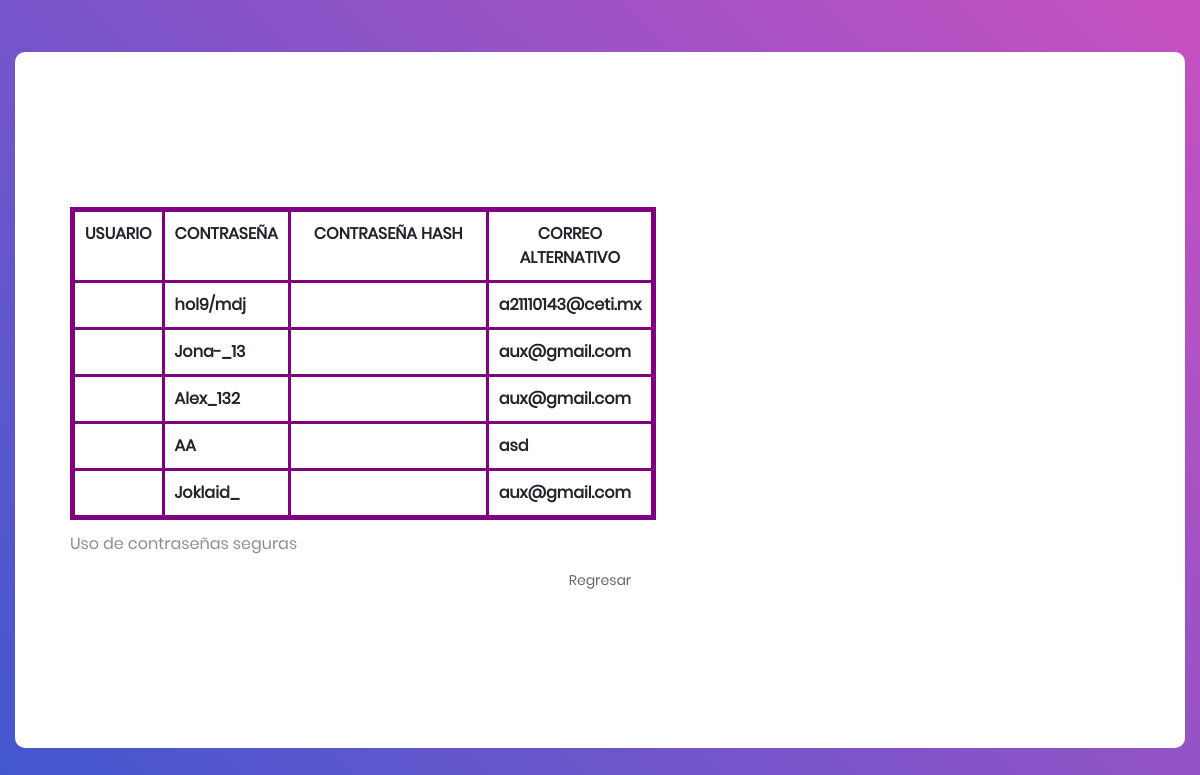
The page /Practica2/showTables.php on the database its author committed.
### tables this page shows
CREATE TABLE `usuario` (
  `id` int(11) NOT NULL,
  `name_` varchar(100) NOT NULL,
  `pass` varchar(8) NOT NULL,
  `hash` varchar(150) NOT NULL,
  `alterMail` varchar(250) NOT NULL,
  `first_name` varchar(50) NOT NULL,
  `lastName_F` varchar(150) NOT NULL,
  `lastName_M` varchar(150) DEFAULT NULL,
  `birth_date` date NOT NULL,
  `age` int(11) NOT NULL,
  `id_perfil` int(11) NOT NULL
);

### Practica2/showTables.php (the view, shortened to what this page needs)
<?php
    $con = conectar();
    $sql = "SELECT * FROM usuario";
    $query = mysqli_query($con, $sql);
?>
<!DOCTYPE html>
<html lang="en">
    <head>
        <link rel="stylesheet" type="text/css"
            href="vendor/bootstrap/css/bootstrap.min.css">
        <link rel="stylesheet" type="text/css"
            href="fonts/font-awesome-4.7.0/css/font-awesome.min.css">
        <link rel="stylesheet" type="text/css"
            href="vendor/animate/animate.css">
        <link rel="stylesheet" type="text/css"
            href="vendor/css-hamburgers/hamburgers.min.css">
        <link rel="stylesheet" type="text/css"
            href="vendor/select2/select2.min.css">
        <link rel="stylesheet" type="text/css" href="css/util.css">
        <link rel="stylesheet" type="text/css" href="css/main.css">
        <link rel="stylesheet" type="text/css" href="css/tablas.css">
    </head>
    <body>
        <div class="limiter">
            <div class="container-login100">
                <div class="wrap-login100" style="width:5100px; padding: 155px;">
                    <table>
                        <caption>
                            Uso de contraseñas seguras
                        </caption>
                        <thead>
                            <tr>
                                <th scope="col" style="text-align: center; text-transform: uppercase;">Usuario</th>
                                <th scope="col" style="text-align: center; text-transform: uppercase;">Contraseña</th>
                                <th scope="col" style="text-align: center; text-transform: uppercase;">Contraseña hash</th>
                                <th scope="col" style="text-align: center; text-transform: uppercase;">Correo Alternativo</th>
                            </tr>
                        </thead>
                        <tbody>
                            <?php while ($row = mysqli_fetch_array($query)) { ?>
                            <tr>
                                <th><?php echo $row['name'] ?></th>
                                <th><?php echo $row['pass'] ?></th>
                                <th><?php echo $row['hassh'] ?></th>
                                <th><?php echo $row['alterMail'] ?></th>
                            </tr>
                            <?php } ?>
                        </tbody>
                    </table>
                    <div style="width: 100%; text-align: center;">
                        <a href="index.html">Regresar</a>
                    </div>
                </div>
            </div>
        </div>
    </body>
</html>

### Practica2/css/main.css (style rules this page uses)
* { margin: 0px; padding: 0px; box-sizing: border-box; }
body, html { height: 100%; font-family: Poppins-Regular, sans-serif; }
a { font-family: Poppins-Regular; font-size: 14px; line-height: 1.7; color: #666666; margin: 0px; transition: all 0.4s; -webkit-transition: all 0.4s; -o-transition: all 0.4s; -moz-transition: all 0.4s; }
.limiter { width: 100%; margin: 0 auto; }
.container-login100 { width: 100%; min-height: 100vh; display: -webkit-box; display: -webkit-flex; display: -moz-box; display: -ms-flexbox; display: flex; flex-wrap: wrap; justify-content: center; align-items: center; padding: 15px; background: #9053c7; background: -webkit-linear-gradient(-135deg, #c850c0, #4158d0); background: -o-linear-gradient(-135deg, #c850c0, #4158d0); background: -moz-linear-gradient(-135deg, #c850c0, #4158d0); background: linear-gradient(-135deg, #c850c0, #4158d0); }
.wrap-login100 { width: 960px; background: #fff; border-radius: 10px; overflow: hidden; align-items: center; display: -webkit-box; display: -webkit-flex; display: -moz-box; display: -ms-flexbox; display: flex; flex-wrap: wrap; justify-content: space-between; padding: 105px 130px 105px 95px; }

### Practica2/css/tablas.css (style rules this page uses)
table { table-layout: inherit; position: relative; right: 100px; width: auto; border-collapse: collapse; border: 5px solid purple; }
thead th:nth-child(1) { width: 10%; }
thead th:nth-child(2) { width: 10%; }
thead th:nth-child(3) { width: 60%; }
thead th:nth-child(4) { width: 20%; }
th,td { padding: 10px; vertical-align: top; border: 3px solid purple; }

### rows shown on the page
usuario: pass "hol9/mdj", alterMail "a21110143@ceti.mx"
usuario: pass "Jona-_13", alterMail "aux@gmail.com"
usuario: pass "Alex_132", alterMail "aux@gmail.com"
usuario: pass "AA", alterMail "asd"
usuario: pass "Joklaid_", alterMail "aux@gmail.com"
